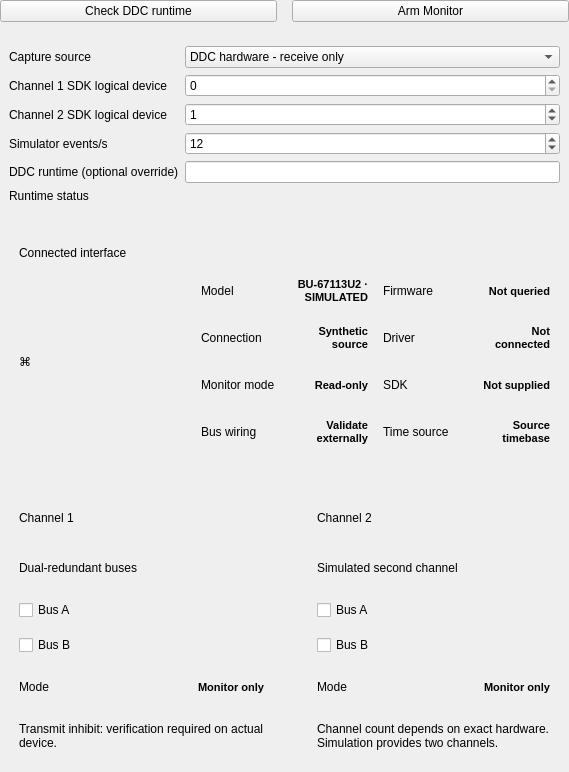
<?xml version="1.0" encoding="UTF-8"?>
<ui version="4.0">
 <class>DevicePage</class>
 <widget class="QWidget" name="DevicePage">
  <layout class="QVBoxLayout" name="bodyLayout">
   <property name="leftMargin">
    <number>0</number>
   </property>
   <property name="topMargin">
    <number>0</number>
   </property>
   <property name="rightMargin">
    <number>0</number>
   </property>
   <property name="bottomMargin">
    <number>0</number>
   </property>
   <property name="spacing">
    <number>15</number>
   </property>
   <item>
    <widget class="QWidget" name="actionBar">
     <layout class="QHBoxLayout" name="actionBarLayout">
      <property name="leftMargin">
       <number>0</number>
      </property>
      <property name="topMargin">
       <number>0</number>
      </property>
      <property name="rightMargin">
       <number>0</number>
      </property>
      <property name="bottomMargin">
       <number>0</number>
      </property>
      <property name="spacing">
       <number>15</number>
      </property>
      <item>
       <widget class="QPushButton" name="scanButton">
        <property name="text">
         <string>Check DDC runtime</string>
        </property>
       </widget>
      </item>
      <item>
       <widget class="QPushButton" name="armButton">
        <property name="text">
         <string>Arm Monitor</string>
        </property>
        <property name="primary" stdset="0">
         <bool>true</bool>
        </property>
       </widget>
      </item>
     </layout>
    </widget>
   </item>
   <item>
    <widget class="QFrame" name="captureSourceCard">
     <property name="card" stdset="0">
      <bool>true</bool>
     </property>
     <layout class="QFormLayout" name="captureSourceLayout">
      <item row="0" column="0">
       <widget class="QLabel" name="sourceModeCaption">
        <property name="text">
         <string>Capture source</string>
        </property>
       </widget>
      </item>
      <item row="0" column="1">
       <widget class="QComboBox" name="sourceMode">
        <item>
         <property name="text">
          <string>DDC hardware - receive only</string>
         </property>
        </item>
        <item>
         <property name="text">
          <string>Simulator - test traffic</string>
         </property>
        </item>
       </widget>
      </item>
      <item row="1" column="0">
       <widget class="QLabel" name="logicalChannel1Caption">
        <property name="text">
         <string>Channel 1 SDK logical device</string>
        </property>
       </widget>
      </item>
      <item row="1" column="1">
       <widget class="QSpinBox" name="logicalChannel1">
        <property name="maximum">
         <number>31</number>
        </property>
        <property name="value">
         <number>0</number>
        </property>
       </widget>
      </item>
      <item row="2" column="0">
       <widget class="QLabel" name="logicalChannel2Caption">
        <property name="text">
         <string>Channel 2 SDK logical device</string>
        </property>
       </widget>
      </item>
      <item row="2" column="1">
       <widget class="QSpinBox" name="logicalChannel2">
        <property name="maximum">
         <number>31</number>
        </property>
        <property name="value">
         <number>1</number>
        </property>
       </widget>
      </item>
      <item row="3" column="0">
       <widget class="QLabel" name="simulatorRateCaption">
        <property name="text">
         <string>Simulator events/s</string>
        </property>
       </widget>
      </item>
      <item row="3" column="1">
       <widget class="QSpinBox" name="simulatorRate">
        <property name="maximum">
         <number>100000</number>
        </property>
        <property name="value">
         <number>12</number>
        </property>
        <property name="minimum">
         <number>1</number>
        </property>
       </widget>
      </item>
      <item row="4" column="0">
       <widget class="QLabel" name="runtimePathCaption">
        <property name="text">
         <string>DDC runtime (optional override)</string>
        </property>
       </widget>
      </item>
      <item row="4" column="1">
       <widget class="QLineEdit" name="runtimePath" />
      </item>
      <item row="5" column="0">
       <widget class="QLabel" name="runtimeStatusCaption">
        <property name="text">
         <string>Runtime status</string>
        </property>
       </widget>
      </item>
      <item row="5" column="1">
       <widget class="QLabel" name="runtimeStatus">
        <property name="wordWrap">
         <bool>true</bool>
        </property>
       </widget>
      </item>
     </layout>
    </widget>
   </item>
   <item>
    <widget class="QFrame" name="connected">
     <property name="card" stdset="0">
      <bool>true</bool>
     </property>
     <property name="minimumSize">
      <size>
       <width>0</width>
       <height>195</height>
      </size>
     </property>
     <layout class="QVBoxLayout" name="connectedLayout">
      <property name="leftMargin">
       <number>19</number>
      </property>
      <property name="topMargin">
       <number>19</number>
      </property>
      <property name="rightMargin">
       <number>19</number>
      </property>
      <property name="bottomMargin">
       <number>19</number>
      </property>
      <property name="spacing">
       <number>15</number>
      </property>
      <item>
       <widget class="QLabel" name="connectedTitle">
        <property name="text">
         <string>Connected interface</string>
        </property>
        <property name="wordWrap">
         <bool>true</bool>
        </property>
        <property name="tone" stdset="0">
         <string>cardtitle</string>
        </property>
       </widget>
      </item>
      <item>
       <widget class="QWidget" name="deviceDetails">
        <layout class="QHBoxLayout" name="deviceDetailsLayout" stretch="1,1,1">
         <property name="leftMargin">
          <number>0</number>
         </property>
         <property name="topMargin">
          <number>0</number>
         </property>
         <property name="rightMargin">
          <number>0</number>
         </property>
         <property name="bottomMargin">
          <number>0</number>
         </property>
         <property name="spacing">
          <number>15</number>
         </property>
         <item>
          <widget class="QLabel" name="deviceIcon">
           <property name="text">
            <string>⌘</string>
           </property>
           <property name="wordWrap">
            <bool>true</bool>
           </property>
           <property name="tone" stdset="0">
            <string>title</string>
           </property>
          </widget>
         </item>
         <item>
          <widget class="QWidget" name="detailsA">
           <layout class="QVBoxLayout" name="detailsALayout">
            <property name="leftMargin">
             <number>0</number>
            </property>
            <property name="topMargin">
             <number>0</number>
            </property>
            <property name="rightMargin">
             <number>0</number>
            </property>
            <property name="bottomMargin">
             <number>0</number>
            </property>
            <property name="spacing">
             <number>15</number>
            </property>
            <item>
             <widget class="QWidget" name="modelRow">
              <layout class="QHBoxLayout" name="modelRowLayout" stretch="1,1">
               <property name="leftMargin">
                <number>0</number>
               </property>
               <property name="topMargin">
                <number>0</number>
               </property>
               <property name="rightMargin">
                <number>0</number>
               </property>
               <property name="bottomMargin">
                <number>0</number>
               </property>
               <property name="spacing">
                <number>15</number>
               </property>
               <item>
                <widget class="QLabel" name="modelKey">
                 <property name="text">
                  <string>Model</string>
                 </property>
                 <property name="wordWrap">
                  <bool>true</bool>
                 </property>
                 <property name="tone" stdset="0">
                  <string>muted</string>
                 </property>
                </widget>
               </item>
               <item>
                <widget class="QLabel" name="model">
                 <property name="text">
                  <string>BU-67113U2 · SIMULATED</string>
                 </property>
                 <property name="wordWrap">
                  <bool>true</bool>
                 </property>
                 <property name="alignment">
                  <set>Qt::AlignRight|Qt::AlignVCenter</set>
                 </property>
                 <property name="styleSheet">
                  <string>font-weight:600;font-size:11px;</string>
                 </property>
                </widget>
               </item>
              </layout>
              <property name="minimumSize">
               <size>
                <width>0</width>
                <height>32</height>
               </size>
              </property>
              <property name="toolTip">
               <string>Model</string>
              </property>
             </widget>
            </item>
            <item>
             <widget class="QWidget" name="connectionRow">
              <layout class="QHBoxLayout" name="connectionRowLayout" stretch="1,1">
               <property name="leftMargin">
                <number>0</number>
               </property>
               <property name="topMargin">
                <number>0</number>
               </property>
               <property name="rightMargin">
                <number>0</number>
               </property>
               <property name="bottomMargin">
                <number>0</number>
               </property>
               <property name="spacing">
                <number>15</number>
               </property>
               <item>
                <widget class="QLabel" name="connectionKey">
                 <property name="text">
                  <string>Connection</string>
                 </property>
                 <property name="wordWrap">
                  <bool>true</bool>
                 </property>
                 <property name="tone" stdset="0">
                  <string>muted</string>
                 </property>
                </widget>
               </item>
               <item>
                <widget class="QLabel" name="connection">
                 <property name="text">
                  <string>Synthetic source</string>
                 </property>
                 <property name="wordWrap">
                  <bool>true</bool>
                 </property>
                 <property name="alignment">
                  <set>Qt::AlignRight|Qt::AlignVCenter</set>
                 </property>
                 <property name="styleSheet">
                  <string>font-weight:600;font-size:11px;</string>
                 </property>
                </widget>
               </item>
              </layout>
              <property name="minimumSize">
               <size>
                <width>0</width>
                <height>32</height>
               </size>
              </property>
              <property name="toolTip">
               <string>Connection</string>
              </property>
             </widget>
            </item>
            <item>
             <widget class="QWidget" name="modeRow">
              <layout class="QHBoxLayout" name="modeRowLayout" stretch="1,1">
               <property name="leftMargin">
                <number>0</number>
               </property>
               <property name="topMargin">
                <number>0</number>
               </property>
               <property name="rightMargin">
                <number>0</number>
               </property>
               <property name="bottomMargin">
                <number>0</number>
               </property>
               <property name="spacing">
                <number>15</number>
               </property>
               <item>
                <widget class="QLabel" name="modeKey">
                 <property name="text">
                  <string>Monitor mode</string>
                 </property>
                 <property name="wordWrap">
                  <bool>true</bool>
                 </property>
                 <property name="tone" stdset="0">
                  <string>muted</string>
                 </property>
                </widget>
               </item>
               <item>
                <widget class="QLabel" name="mode">
                 <property name="text">
                  <string>Read-only</string>
                 </property>
                 <property name="wordWrap">
                  <bool>true</bool>
                 </property>
                 <property name="alignment">
                  <set>Qt::AlignRight|Qt::AlignVCenter</set>
                 </property>
                 <property name="styleSheet">
                  <string>font-weight:600;font-size:11px;</string>
                 </property>
                </widget>
               </item>
              </layout>
              <property name="minimumSize">
               <size>
                <width>0</width>
                <height>32</height>
               </size>
              </property>
              <property name="toolTip">
               <string>Monitor mode</string>
              </property>
             </widget>
            </item>
            <item>
             <widget class="QWidget" name="wiringRow">
              <layout class="QHBoxLayout" name="wiringRowLayout" stretch="1,1">
               <property name="leftMargin">
                <number>0</number>
               </property>
               <property name="topMargin">
                <number>0</number>
               </property>
               <property name="rightMargin">
                <number>0</number>
               </property>
               <property name="bottomMargin">
                <number>0</number>
               </property>
               <property name="spacing">
                <number>15</number>
               </property>
               <item>
                <widget class="QLabel" name="wiringKey">
                 <property name="text">
                  <string>Bus wiring</string>
                 </property>
                 <property name="wordWrap">
                  <bool>true</bool>
                 </property>
                 <property name="tone" stdset="0">
                  <string>muted</string>
                 </property>
                </widget>
               </item>
               <item>
                <widget class="QLabel" name="wiring">
                 <property name="text">
                  <string>Validate externally</string>
                 </property>
                 <property name="wordWrap">
                  <bool>true</bool>
                 </property>
                 <property name="alignment">
                  <set>Qt::AlignRight|Qt::AlignVCenter</set>
                 </property>
                 <property name="styleSheet">
                  <string>font-weight:600;font-size:11px;</string>
                 </property>
                </widget>
               </item>
              </layout>
              <property name="minimumSize">
               <size>
                <width>0</width>
                <height>32</height>
               </size>
              </property>
              <property name="toolTip">
               <string>Bus wiring</string>
              </property>
             </widget>
            </item>
           </layout>
          </widget>
         </item>
         <item>
          <widget class="QWidget" name="detailsB">
           <layout class="QVBoxLayout" name="detailsBLayout">
            <property name="leftMargin">
             <number>0</number>
            </property>
            <property name="topMargin">
             <number>0</number>
            </property>
            <property name="rightMargin">
             <number>0</number>
            </property>
            <property name="bottomMargin">
             <number>0</number>
            </property>
            <property name="spacing">
             <number>15</number>
            </property>
            <item>
             <widget class="QWidget" name="firmwareRow">
              <layout class="QHBoxLayout" name="firmwareRowLayout" stretch="1,1">
               <property name="leftMargin">
                <number>0</number>
               </property>
               <property name="topMargin">
                <number>0</number>
               </property>
               <property name="rightMargin">
                <number>0</number>
               </property>
               <property name="bottomMargin">
                <number>0</number>
               </property>
               <property name="spacing">
                <number>15</number>
               </property>
               <item>
                <widget class="QLabel" name="firmwareKey">
                 <property name="text">
                  <string>Firmware</string>
                 </property>
                 <property name="wordWrap">
                  <bool>true</bool>
                 </property>
                 <property name="tone" stdset="0">
                  <string>muted</string>
                 </property>
                </widget>
               </item>
               <item>
                <widget class="QLabel" name="firmware">
                 <property name="text">
                  <string>Not queried</string>
                 </property>
                 <property name="wordWrap">
                  <bool>true</bool>
                 </property>
                 <property name="alignment">
                  <set>Qt::AlignRight|Qt::AlignVCenter</set>
                 </property>
                 <property name="styleSheet">
                  <string>font-weight:600;font-size:11px;</string>
                 </property>
                </widget>
               </item>
              </layout>
              <property name="minimumSize">
               <size>
                <width>0</width>
                <height>32</height>
               </size>
              </property>
              <property name="toolTip">
               <string>Firmware</string>
              </property>
             </widget>
            </item>
            <item>
             <widget class="QWidget" name="driverRow">
              <layout class="QHBoxLayout" name="driverRowLayout" stretch="1,1">
               <property name="leftMargin">
                <number>0</number>
               </property>
               <property name="topMargin">
                <number>0</number>
               </property>
               <property name="rightMargin">
                <number>0</number>
               </property>
               <property name="bottomMargin">
                <number>0</number>
               </property>
               <property name="spacing">
                <number>15</number>
               </property>
               <item>
                <widget class="QLabel" name="driverKey">
                 <property name="text">
                  <string>Driver</string>
                 </property>
                 <property name="wordWrap">
                  <bool>true</bool>
                 </property>
                 <property name="tone" stdset="0">
                  <string>muted</string>
                 </property>
                </widget>
               </item>
               <item>
                <widget class="QLabel" name="driver">
                 <property name="text">
                  <string>Not connected</string>
                 </property>
                 <property name="wordWrap">
                  <bool>true</bool>
                 </property>
                 <property name="alignment">
                  <set>Qt::AlignRight|Qt::AlignVCenter</set>
                 </property>
                 <property name="styleSheet">
                  <string>font-weight:600;font-size:11px;</string>
                 </property>
                </widget>
               </item>
              </layout>
              <property name="minimumSize">
               <size>
                <width>0</width>
                <height>32</height>
               </size>
              </property>
              <property name="toolTip">
               <string>Driver</string>
              </property>
             </widget>
            </item>
            <item>
             <widget class="QWidget" name="sdkRow">
              <layout class="QHBoxLayout" name="sdkRowLayout" stretch="1,1">
               <property name="leftMargin">
                <number>0</number>
               </property>
               <property name="topMargin">
                <number>0</number>
               </property>
               <property name="rightMargin">
                <number>0</number>
               </property>
               <property name="bottomMargin">
                <number>0</number>
               </property>
               <property name="spacing">
                <number>15</number>
               </property>
               <item>
                <widget class="QLabel" name="sdkKey">
                 <property name="text">
                  <string>SDK</string>
                 </property>
                 <property name="wordWrap">
                  <bool>true</bool>
                 </property>
                 <property name="tone" stdset="0">
                  <string>muted</string>
                 </property>
                </widget>
               </item>
               <item>
                <widget class="QLabel" name="sdk">
                 <property name="text">
                  <string>Not supplied</string>
                 </property>
                 <property name="wordWrap">
                  <bool>true</bool>
                 </property>
                 <property name="alignment">
                  <set>Qt::AlignRight|Qt::AlignVCenter</set>
                 </property>
                 <property name="styleSheet">
                  <string>font-weight:600;font-size:11px;</string>
                 </property>
                </widget>
               </item>
              </layout>
              <property name="minimumSize">
               <size>
                <width>0</width>
                <height>32</height>
               </size>
              </property>
              <property name="toolTip">
               <string>SDK</string>
              </property>
             </widget>
            </item>
            <item>
             <widget class="QWidget" name="timeRow">
              <layout class="QHBoxLayout" name="timeRowLayout" stretch="1,1">
               <property name="leftMargin">
                <number>0</number>
               </property>
               <property name="topMargin">
                <number>0</number>
               </property>
               <property name="rightMargin">
                <number>0</number>
               </property>
               <property name="bottomMargin">
                <number>0</number>
               </property>
               <property name="spacing">
                <number>15</number>
               </property>
               <item>
                <widget class="QLabel" name="timeKey">
                 <property name="text">
                  <string>Time source</string>
                 </property>
                 <property name="wordWrap">
                  <bool>true</bool>
                 </property>
                 <property name="tone" stdset="0">
                  <string>muted</string>
                 </property>
                </widget>
               </item>
               <item>
                <widget class="QLabel" name="time">
                 <property name="text">
                  <string>Source timebase</string>
                 </property>
                 <property name="wordWrap">
                  <bool>true</bool>
                 </property>
                 <property name="alignment">
                  <set>Qt::AlignRight|Qt::AlignVCenter</set>
                 </property>
                 <property name="styleSheet">
                  <string>font-weight:600;font-size:11px;</string>
                 </property>
                </widget>
               </item>
              </layout>
              <property name="minimumSize">
               <size>
                <width>0</width>
                <height>32</height>
               </size>
              </property>
              <property name="toolTip">
               <string>Time source</string>
              </property>
             </widget>
            </item>
           </layout>
          </widget>
         </item>
        </layout>
       </widget>
      </item>
     </layout>
    </widget>
   </item>
   <item>
    <widget class="QWidget" name="channelRow">
     <layout class="QHBoxLayout" name="channelRowLayout">
      <property name="leftMargin">
       <number>0</number>
      </property>
      <property name="topMargin">
       <number>0</number>
      </property>
      <property name="rightMargin">
       <number>0</number>
      </property>
      <property name="bottomMargin">
       <number>0</number>
      </property>
      <property name="spacing">
       <number>15</number>
      </property>
      <item>
       <widget class="QFrame" name="channel1">
        <property name="card" stdset="0">
         <bool>true</bool>
        </property>
        <property name="minimumSize">
         <size>
          <width>0</width>
          <height>290</height>
         </size>
        </property>
        <layout class="QVBoxLayout" name="channel1Layout">
         <property name="leftMargin">
          <number>19</number>
         </property>
         <property name="topMargin">
          <number>19</number>
         </property>
         <property name="rightMargin">
          <number>19</number>
         </property>
         <property name="bottomMargin">
          <number>19</number>
         </property>
         <property name="spacing">
          <number>15</number>
         </property>
         <item>
          <widget class="QLabel" name="channel1Title">
           <property name="text">
            <string>Channel 1</string>
           </property>
           <property name="wordWrap">
            <bool>true</bool>
           </property>
           <property name="tone" stdset="0">
            <string>cardtitle</string>
           </property>
          </widget>
         </item>
         <item>
          <widget class="QLabel" name="channelTitle1">
           <property name="text">
            <string>Dual-redundant buses</string>
           </property>
           <property name="wordWrap">
            <bool>true</bool>
           </property>
           <property name="tone" stdset="0">
            <string>cardtitle</string>
           </property>
          </widget>
         </item>
         <item>
          <widget class="QCheckBox" name="channel1BusA">
           <property name="text">
            <string>Bus A</string>
           </property>
          </widget>
         </item>
         <item>
          <widget class="QCheckBox" name="channel1BusB">
           <property name="text">
            <string>Bus B</string>
           </property>
          </widget>
         </item>
         <item>
          <widget class="QWidget" name="mode1Row">
           <layout class="QHBoxLayout" name="mode1RowLayout" stretch="1,1">
            <property name="leftMargin">
             <number>0</number>
            </property>
            <property name="topMargin">
             <number>0</number>
            </property>
            <property name="rightMargin">
             <number>0</number>
            </property>
            <property name="bottomMargin">
             <number>0</number>
            </property>
            <property name="spacing">
             <number>15</number>
            </property>
            <item>
             <widget class="QLabel" name="mode1Key">
              <property name="text">
               <string>Mode</string>
              </property>
              <property name="wordWrap">
               <bool>true</bool>
              </property>
              <property name="tone" stdset="0">
               <string>muted</string>
              </property>
             </widget>
            </item>
            <item>
             <widget class="QLabel" name="mode1">
              <property name="text">
               <string>Monitor only</string>
              </property>
              <property name="wordWrap">
               <bool>true</bool>
              </property>
              <property name="alignment">
               <set>Qt::AlignRight|Qt::AlignVCenter</set>
              </property>
              <property name="styleSheet">
               <string>font-weight:600;font-size:11px;</string>
              </property>
             </widget>
            </item>
           </layout>
           <property name="minimumSize">
            <size>
             <width>0</width>
             <height>32</height>
            </size>
           </property>
           <property name="toolTip">
            <string>Mode</string>
           </property>
          </widget>
         </item>
         <item>
          <widget class="QLabel" name="channelNotice1">
           <property name="text">
            <string>Transmit inhibit: verification required on actual device.</string>
           </property>
           <property name="wordWrap">
            <bool>true</bool>
           </property>
           <property name="tone" stdset="0">
            <string>success</string>
           </property>
          </widget>
         </item>
        </layout>
       </widget>
      </item>
      <item>
       <widget class="QFrame" name="channel2">
        <property name="card" stdset="0">
         <bool>true</bool>
        </property>
        <property name="minimumSize">
         <size>
          <width>0</width>
          <height>290</height>
         </size>
        </property>
        <layout class="QVBoxLayout" name="channel2Layout">
         <property name="leftMargin">
          <number>19</number>
         </property>
         <property name="topMargin">
          <number>19</number>
         </property>
         <property name="rightMargin">
          <number>19</number>
         </property>
         <property name="bottomMargin">
          <number>19</number>
         </property>
         <property name="spacing">
          <number>15</number>
         </property>
         <item>
          <widget class="QLabel" name="channel2Title">
           <property name="text">
            <string>Channel 2</string>
           </property>
           <property name="wordWrap">
            <bool>true</bool>
           </property>
           <property name="tone" stdset="0">
            <string>cardtitle</string>
           </property>
          </widget>
         </item>
         <item>
          <widget class="QLabel" name="channelTitle2">
           <property name="text">
            <string>Simulated second channel</string>
           </property>
           <property name="wordWrap">
            <bool>true</bool>
           </property>
           <property name="tone" stdset="0">
            <string>cardtitle</string>
           </property>
          </widget>
         </item>
         <item>
          <widget class="QCheckBox" name="channel2BusA">
           <property name="text">
            <string>Bus A</string>
           </property>
          </widget>
         </item>
         <item>
          <widget class="QCheckBox" name="channel2BusB">
           <property name="text">
            <string>Bus B</string>
           </property>
          </widget>
         </item>
         <item>
          <widget class="QWidget" name="mode2Row">
           <layout class="QHBoxLayout" name="mode2RowLayout" stretch="1,1">
            <property name="leftMargin">
             <number>0</number>
            </property>
            <property name="topMargin">
             <number>0</number>
            </property>
            <property name="rightMargin">
             <number>0</number>
            </property>
            <property name="bottomMargin">
             <number>0</number>
            </property>
            <property name="spacing">
             <number>15</number>
            </property>
            <item>
             <widget class="QLabel" name="mode2Key">
              <property name="text">
               <string>Mode</string>
              </property>
              <property name="wordWrap">
               <bool>true</bool>
              </property>
              <property name="tone" stdset="0">
               <string>muted</string>
              </property>
             </widget>
            </item>
            <item>
             <widget class="QLabel" name="mode2">
              <property name="text">
               <string>Monitor only</string>
              </property>
              <property name="wordWrap">
               <bool>true</bool>
              </property>
              <property name="alignment">
               <set>Qt::AlignRight|Qt::AlignVCenter</set>
              </property>
              <property name="styleSheet">
               <string>font-weight:600;font-size:11px;</string>
              </property>
             </widget>
            </item>
           </layout>
           <property name="minimumSize">
            <size>
             <width>0</width>
             <height>32</height>
            </size>
           </property>
           <property name="toolTip">
            <string>Mode</string>
           </property>
          </widget>
         </item>
         <item>
          <widget class="QLabel" name="channelNotice2">
           <property name="text">
            <string>Channel count depends on exact hardware. Simulation provides two channels.</string>
           </property>
           <property name="wordWrap">
            <bool>true</bool>
           </property>
           <property name="tone" stdset="0">
            <string>warning</string>
           </property>
          </widget>
         </item>
        </layout>
       </widget>
      </item>
     </layout>
    </widget>
   </item>
  </layout>
 </widget>
 <resources />
 <connections />
</ui>
